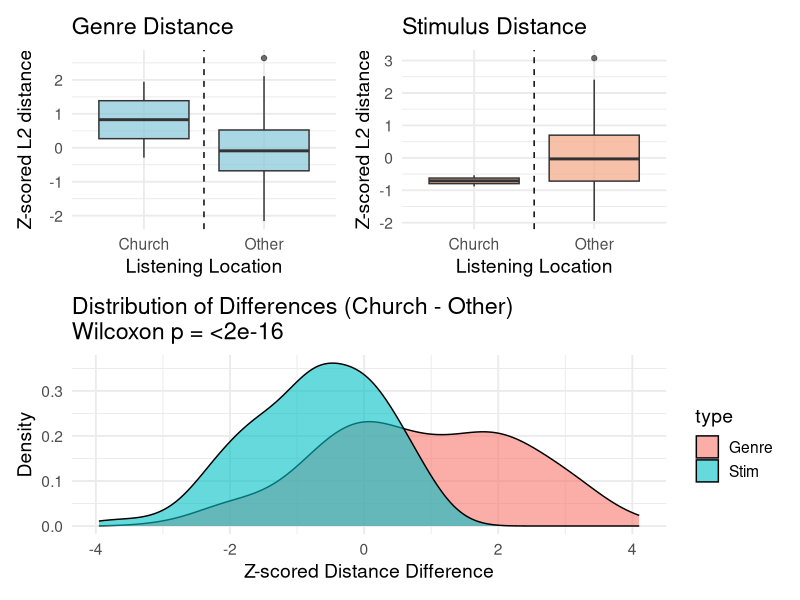

Recreate this plot in R.
library(tidyverse)
library(ggpubr)
library(patchwork)

# Charger les données
df <- read.csv("full_questionnaire_data.csv")

# Recode Chiesa en "Church" et les autres en "Other"
df$MusicGroup <- ifelse(df$MusicPlaces == "Chiesa", "Church", "Other")

# === GENRE ANALYSE ===
genre_vars <- grep("^genre_", names(df), value = TRUE)
df_genre <- df %>%
  filter(rowSums(is.na(select(., all_of(genre_vars)))) < length(genre_vars))

global_mean_genre <- colMeans(df_genre[, genre_vars], na.rm = TRUE)
df_genre$L2_genre <- apply(df_genre[, genre_vars], 1, function(x) {
  sqrt(sum((x - global_mean_genre)^2, na.rm = TRUE))
})
df_genre$L2_genre_z <- scale(df_genre$L2_genre)

# === STIM ANALYSE ===
stim_vars <- grep("^stim_", names(df), value = TRUE)
df_stim <- df %>%
  filter(rowSums(is.na(select(., all_of(stim_vars)))) < length(stim_vars))

global_mean_stim <- colMeans(df_stim[, stim_vars], na.rm = TRUE)
df_stim$L2_stim <- apply(df_stim[, stim_vars], 1, function(x) {
  sqrt(sum((x - global_mean_stim)^2, na.rm = TRUE))
})
df_stim$L2_stim_z <- scale(df_stim$L2_stim)

# === BOXPLOTS ===
plot_genre <- ggplot(df_genre, aes(x = factor(MusicGroup, levels = c("Church", "Other")), y = L2_genre_z)) +
  geom_boxplot(fill = "#86C5D8", alpha = 0.7) +
  geom_vline(xintercept = 1.5, linetype = "dashed") +
  labs(title = "Genre Distance", x = "Listening Location", y = "Z-scored L2 distance") +
  theme_minimal(base_size = 14)

plot_stim <- ggplot(df_stim, aes(x = factor(MusicGroup, levels = c("Church", "Other")), y = L2_stim_z)) +
  geom_boxplot(fill = "#F4A582", alpha = 0.7) +
  geom_vline(xintercept = 1.5, linetype = "dashed") +
  labs(title = "Stimulus Distance", x = "Listening Location", y = "Z-scored L2 distance") +
  theme_minimal(base_size = 14)

# === DIFFERENCE DISTRIBUTIONS ===
church_genre <- df_genre$L2_genre_z[df_genre$MusicGroup == "Church"]
other_genre <- df_genre$L2_genre_z[df_genre$MusicGroup == "Other"]
church_stim <- df_stim$L2_stim_z[df_stim$MusicGroup == "Church"]
other_stim <- df_stim$L2_stim_z[df_stim$MusicGroup == "Other"]

# Toutes les combinaisons
diffs_genre <- as.vector(outer(church_genre, other_genre, "-"))
diffs_stim <- as.vector(outer(church_stim, other_stim, "-"))

# Créer data frame pour plot
diff_df <- tibble(
  difference = c(diffs_genre, diffs_stim),
  type = rep(c("Genre", "Stim"), times = c(length(diffs_genre), length(diffs_stim)))
)

# Wilcoxon test
wilcox_result <- wilcox.test(diffs_genre, diffs_stim)
p_val <- format.pval(wilcox_result$p.value, digits = 3)

# Plot des distributions
plot_diff <- ggplot(diff_df, aes(x = difference, fill = type)) +
  geom_density(alpha = 0.6) +
  labs(title = paste0("Distribution of Differences (Church - Other)\nWilcoxon p = ", p_val),
       x = "Z-scored Distance Difference", y = "Density") +
  theme_minimal(base_size = 14)

# === COMBINE ===
(plot_genre | plot_stim) / plot_diff
